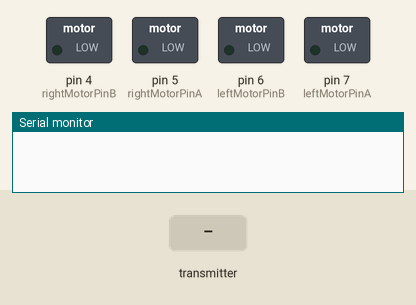
Recording of a sketch running on a simulated Arduino Uno, built with avr-gcc and run on an emulated ATmega328P. On the bench: switched loads named in the sketch (green lamp = pin HIGH), the last lines printed to the serial monitor. Inputs (shaded band) come from the test bench. No radio packets arrive unless stated.

Above: at 1.2 s.
1.3 s: the transmitter starts sending leftMotor = 255
At 2.4 s:
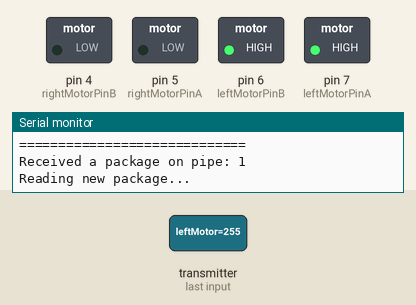
2.8 s: the transmitter starts sending rightMotor = 255
At 4.2 s:
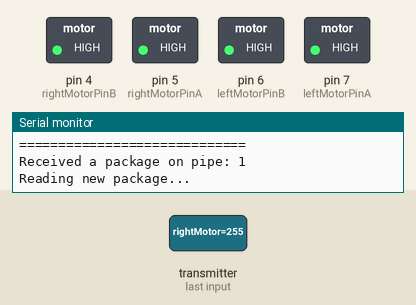
4.5 s: the transmitter starts sending leftMotor = 0
At 5.6 s:
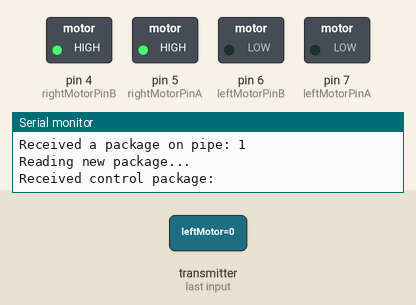
6.2 s: the transmitter starts sending rightMotor = 0
At 6.8 s:
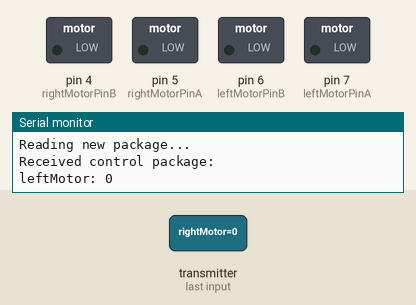
Timing chart, 0 to 9.2 s (numbered marks = the images above; inputs shaded):
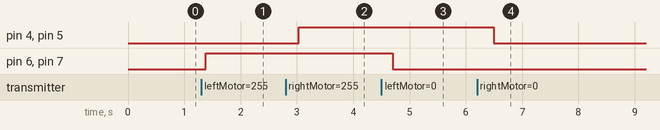

The sketch:

RX.ino
```cpp
#include <SPI.h>
#include "nRF24L01.h"
#include "RF24.h"

#define leftMotorPinA 7
#define leftMotorPinB 6
#define rightMotorPinA 5
#define rightMotorPinB 4

RF24 radio(9, 8);

byte address[][6] = {"1Node","2Node","3Node","4Node","5Node","6Node"};

const int leftMotorPins[2] = {
  leftMotorPinA,
  leftMotorPinB
};
const int rightMotorPins[2] = {
  rightMotorPinA,
  rightMotorPinB
};

// 0 - stop
// 1 - forward
// 2 - backward
struct ControlPackage {
  byte leftMotor = 0;
  byte rightMotor = 0;
};

const byte controlToPinValues[3][2] = {
  {0, 0},
  {0, 1},
  {1, 0}
};

ControlPackage package;

void setup(){
  Serial.begin(9600);

  pinMode(leftMotorPinA, OUTPUT);
  pinMode(leftMotorPinB, OUTPUT);
  pinMode(rightMotorPinA, OUTPUT);
  pinMode(rightMotorPinB, OUTPUT);

  radio.begin();
  radio.setAutoAck(1);
  radio.setRetries(0, 15);
  radio.enableAckPayload();
  radio.setPayloadSize(2);

  radio.openReadingPipe(1, address[0]);
  radio.setChannel(0x60);

  radio.setPALevel (RF24_PA_MAX);
  radio.setDataRate (RF24_250KBPS);

  radio.powerUp();
  radio.startListening();
}

void loop() {
  byte pipeNumber;
  while (radio.available(&pipeNumber)) {
    if(pipeNumber != 1) {
      return;
    }
    Serial.print("Received a package on pipe: ");
    Serial.println(pipeNumber);
    Serial.println("Reading new package...");
    radio.read(&package, sizeof(ControlPackage));
    Serial.println("Received control package:");
    Serial.print("leftMotor: ");
    Serial.println(package.leftMotor);
    Serial.print("rightMotor: ");
    Serial.println(package.rightMotor);
    Serial.println("=============================");

    set_motor_control(leftMotorPins, package.leftMotor);
    set_motor_control(rightMotorPins, package.rightMotor);
  }
}


void set_motor_control(int pins[], byte control) {
  byte pinValues[2] = {0, 0};
  memcpy(pinValues, controlToPinValues[control], sizeof(controlToPinValues[control]));
  for(int i = 0; i <= 1; i++) {
    byte value = pinValues[i];
    digitalWrite(pins[i], value);
  }
}
```

Measured:
- after the input at 1.3 s, pin 6 (leftMotorPinB), pin 7 (leftMotorPinA): LOW → HIGH after 0.08 s
- after the input at 2.8 s, pin 4 (rightMotorPinB), pin 5 (rightMotorPinA): LOW → HIGH after 0.23 s
- after the input at 4.5 s, pin 6 (leftMotorPinB), pin 7 (leftMotorPinA): HIGH → LOW after 0.20 s
- after the input at 6.2 s, pin 4 (rightMotorPinB), pin 5 (rightMotorPinA): HIGH → LOW after 0.30 s
